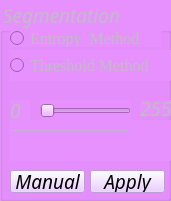
   <widget class="QGroupBox" name="segmentation_box">
    <property name="enabled">
     <bool>false</bool>
    </property>
    <property name="geometry">
     <rect>
      <x>360</x>
      <y>10</y>
      <width>171</width>
      <height>201</height>
     </rect>
    </property>
    <property name="font">
     <font>
      <family>Monotype Corsiva</family>
      <pointsize>14</pointsize>
      <weight>50</weight>
      <italic>true</italic>
      <bold>false</bold>
     </font>
    </property>
    <property name="styleSheet">
     <string notr="true">font: italic 14pt &quot;Monotype Corsiva&quot;;background-color: rgb(231, 144, 255);</string>
    </property>
    <property name="title">
     <string>Segmentation</string>
    </property>
    <widget class="QRadioButton" name="entropymethod">
     <property name="enabled">
      <bool>false</bool>
     </property>
     <property name="geometry">
      <rect>
       <x>10</x>
       <y>30</y>
       <width>151</width>
       <height>17</height>
      </rect>
     </property>
     <property name="font">
      <font>
       <family>Times New Roman</family>
       <pointsize>12</pointsize>
       <weight>9</weight>
       <italic>false</italic>
       <bold>false</bold>
      </font>
     </property>
     <property name="styleSheet">
      <string notr="true">font: 75 12pt &quot;Times New Roman&quot;;</string>
     </property>
     <property name="text">
      <string>Entropy  Method</string>
     </property>
    </widget>
    <widget class="QRadioButton" name="thersholdmethod">
     <property name="enabled">
      <bool>false</bool>
     </property>
     <property name="geometry">
      <rect>
       <x>10</x>
       <y>50</y>
       <width>161</width>
       <height>31</height>
      </rect>
     </property>
     <property name="font">
      <font>
       <family>Times New Roman</family>
       <pointsize>12</pointsize>
       <weight>9</weight>
       <italic>false</italic>
       <bold>false</bold>
      </font>
     </property>
     <property name="styleSheet">
      <string notr="true">font: 75 12pt &quot;Times New Roman&quot;;</string>
     </property>
     <property name="text">
      <string>Threshold Method</string>
     </property>
    </widget>
    <widget class="QPushButton" name="applysegmentation">
     <property name="enabled">
      <bool>false</bool>
     </property>
     <property name="geometry">
      <rect>
       <x>90</x>
       <y>170</y>
       <width>75</width>
       <height>23</height>
      </rect>
     </property>
     <property name="font">
      <font>
       <family>Monotype Corsiva</family>
       <pointsize>14</pointsize>
       <weight>50</weight>
       <italic>true</italic>
       <bold>false</bold>
      </font>
     </property>
     <property name="styleSheet">
      <string notr="true">color: rgb(0, 0, 0);font: italic 14pt &quot;Monotype Corsiva&quot;;background-color: rgb(231, 194, 255);</string>
     </property>
     <property name="text">
      <string>Apply</string>
     </property>
    </widget>
    <widget class="QSlider" name="segmentationbar">
     <property name="enabled">
      <bool>false</bool>
     </property>
     <property name="geometry">
      <rect>
       <x>40</x>
       <y>100</y>
       <width>91</width>
       <height>22</height>
      </rect>
     </property>
     <property name="font">
      <font>
       <family>Monotype Corsiva</family>
       <pointsize>14</pointsize>
       <weight>50</weight>
       <italic>true</italic>
       <bold>false</bold>
      </font>
     </property>
     <property name="orientation">
      <enum>Qt::Horizontal</enum>
     </property>
    </widget>
    <widget class="QLabel" name="seg1">
     <property name="enabled">
      <bool>false</bool>
     </property>
     <property name="geometry">
      <rect>
       <x>10</x>
       <y>100</y>
       <width>20</width>
       <height>21</height>
      </rect>
     </property>
     <property name="font">
      <font>
       <family>Monotype Corsiva</family>
       <pointsize>14</pointsize>
       <weight>50</weight>
       <italic>true</italic>
       <bold>false</bold>
      </font>
     </property>
     <property name="text">
      <string>0</string>
     </property>
    </widget>
    <widget class="QLabel" name="seg2">
     <property name="enabled">
      <bool>false</bool>
     </property>
     <property name="geometry">
      <rect>
       <x>140</x>
       <y>100</y>
       <width>31</width>
       <height>16</height>
      </rect>
     </property>
     <property name="font">
      <font>
       <family>Monotype Corsiva</family>
       <pointsize>14</pointsize>
       <weight>50</weight>
       <italic>true</italic>
       <bold>false</bold>
      </font>
     </property>
     <property name="text">
      <string>255</string>
     </property>
    </widget>
    <widget class="QPushButton" name="manualsegmentation">
     <property name="enabled">
      <bool>false</bool>
     </property>
     <property name="geometry">
      <rect>
       <x>10</x>
       <y>170</y>
       <width>75</width>
       <height>23</height>
      </rect>
     </property>
     <property name="font">
      <font>
       <family>Monotype Corsiva</family>
       <pointsize>14</pointsize>
       <weight>50</weight>
       <italic>true</italic>
       <bold>false</bold>
      </font>
     </property>
     <property name="styleSheet">
      <string notr="true">color: rgb(0, 0, 0);font: italic 14pt &quot;Monotype Corsiva&quot;;background-color: rgb(231, 194, 255);</string>
     </property>
     <property name="text">
      <string>Manual</string>
     </property>
    </widget>
    <widget class="QLabel" name="label_pre_2">
     <property name="enabled">
      <bool>false</bool>
     </property>
     <property name="geometry">
      <rect>
       <x>10</x>
       <y>140</y>
       <width>161</width>
       <height>21</height>
      </rect>
     </property>
     <property name="font">
      <font>
       <family>Times New Roman</family>
       <pointsize>12</pointsize>
       <weight>9</weight>
       <italic>false</italic>
       <bold>false</bold>
      </font>
     </property>
     <property name="styleSheet">
      <string notr="true">font: 75 12pt &quot;Times New Roman&quot;;</string>
     </property>
     <property name="text">
      <string/>
     </property>
    </widget>
    <widget class="QLabel" name="line_seg">
     <property name="geometry">
      <rect>
       <x>10</x>
       <y>120</y>
       <width>161</width>
       <height>20</height>
      </rect>
     </property>
     <property name="text">
      <string>------------------------------</string>
     </property>
    </widget>
   </widget>
